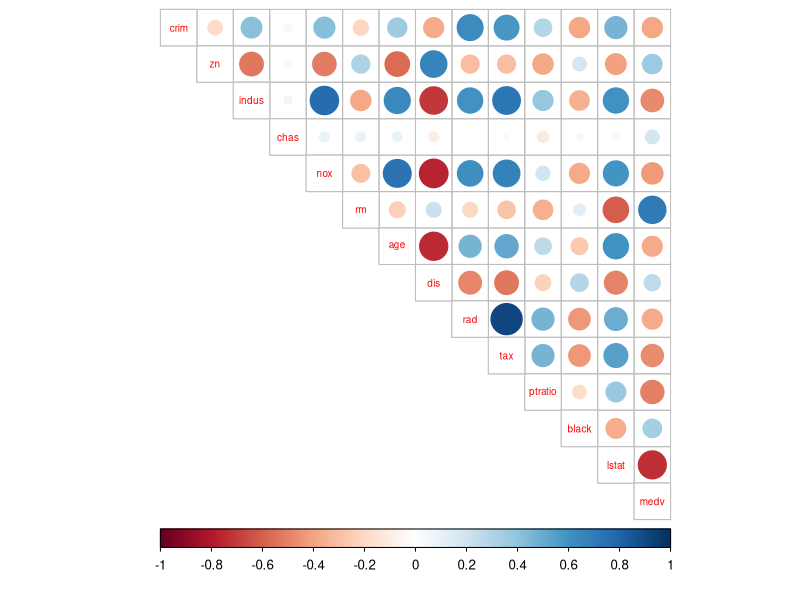
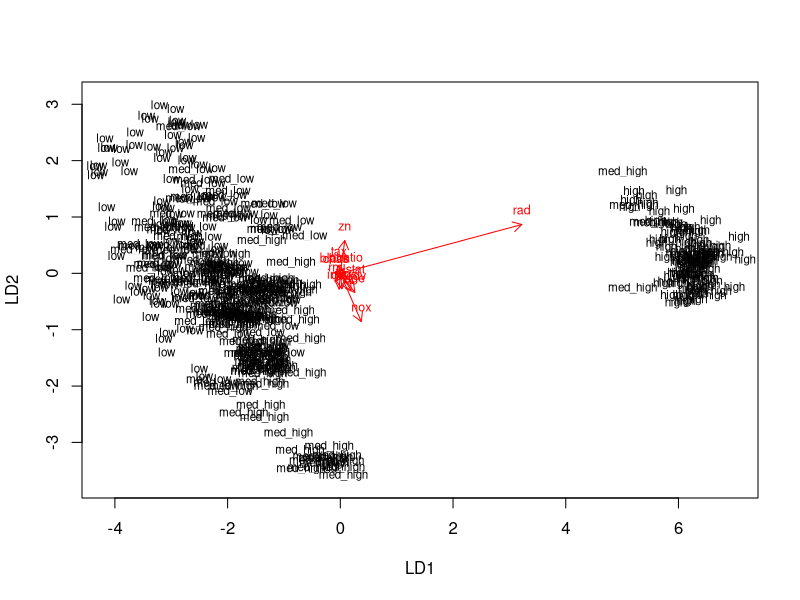
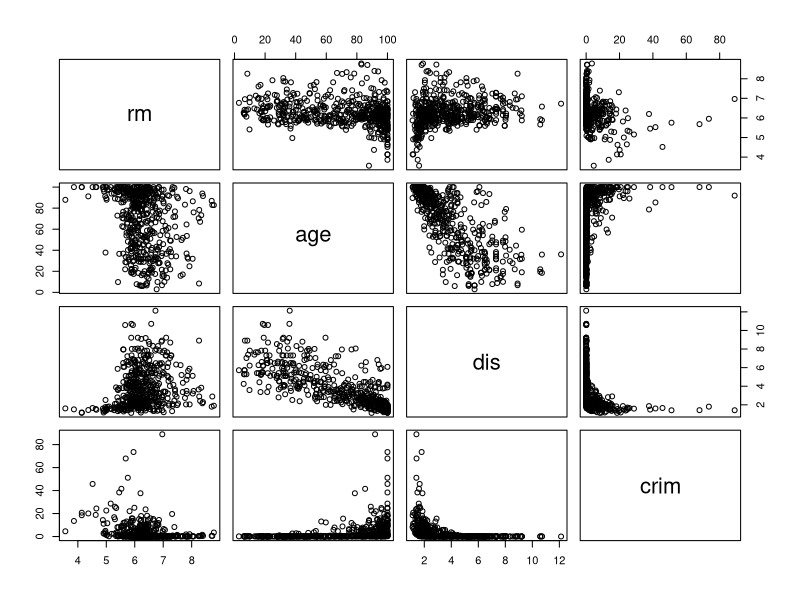
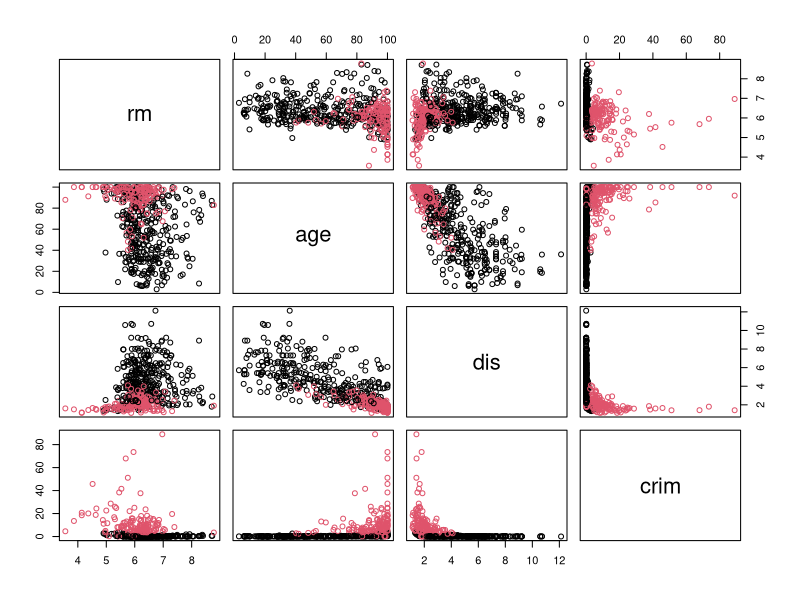
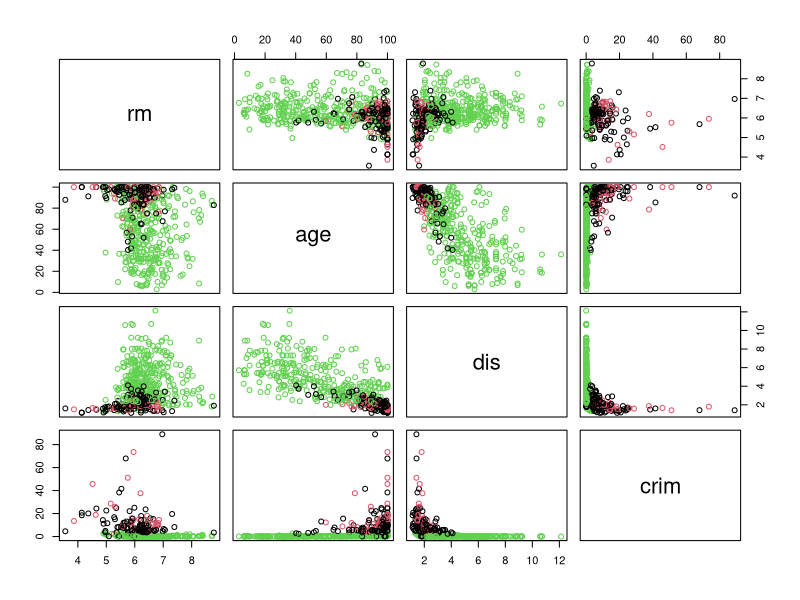
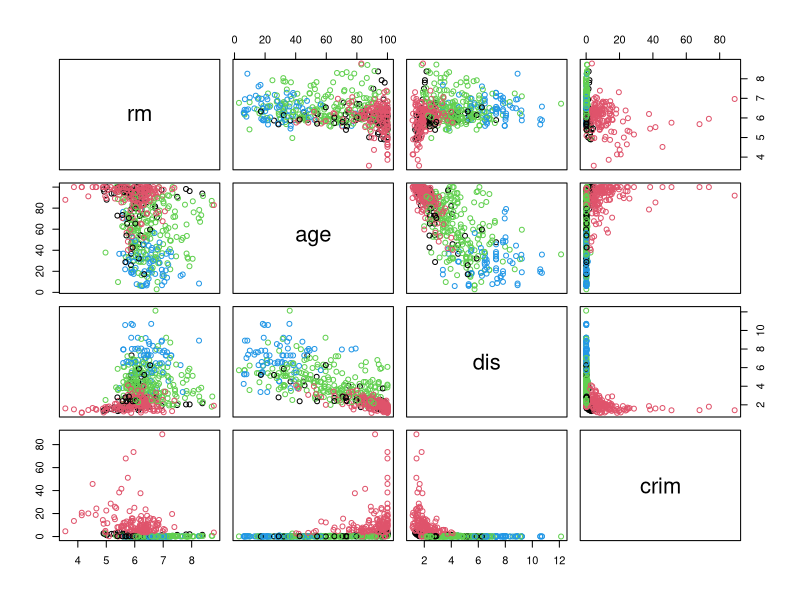
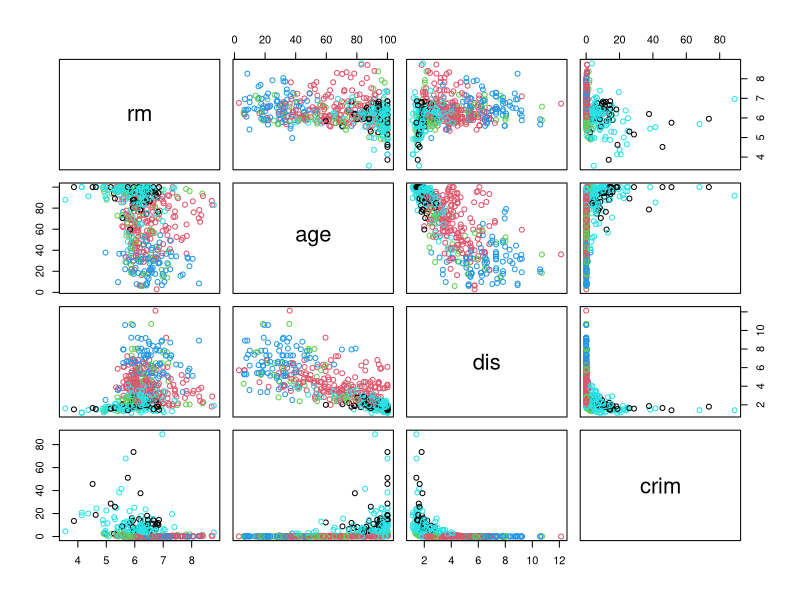

The R source for these figures, in order:
## ---- chunk 1
# Load libraries
library(tidyverse)
library(MASS)
library(corrplot)
## ---- chunk 2
data("Boston")
## ---- chunk 3
str(Boston)
dim(Boston)
## ---- chunk 4
# summarize variables
summary(Boston)

# calculate the correlation matrix and round it to see relationships between the variables
cor_matrix <- cor(Boston) %>% round(digits=2)

# visualize the correlation matrix
corrplot(cor_matrix, method="circle", type="upper", cl.pos = "b", tl.pos = "d", tl.cex = 0.6)

## ---- chunk 5
# center and standardize variables
boston_scaled <- Boston %>% scale()

# summary of the scaled variables
summary(boston_scaled)

# change the object to data frame
boston_scaled <- boston_scaled %>% as.data.frame()
## ---- chunk 6
# convert scaled crim into numerical
#boston_scaled$crim <- as.numeric(boston_scaled$crim)
# create a quantile vector of crim 
bins <- quantile(boston_scaled$crim)

# create a categorical variable 'crime'
values =c("low", "med_low", "med_high", "high")
crime <- cut(boston_scaled$crim, breaks = bins, include.lowest = TRUE, label= values)

# look at the table of the new factor crime
crime %>% table()

# remove original crim from the dataset
boston_scaled <- dplyr::select(boston_scaled, -crim)

# add the new categorical value to scaled data
boston_scaled <- data.frame(boston_scaled, crime)
## ---- chunk 7
# number of rows in the Boston dataset 
n <- nrow(boston_scaled)

# choose randomly 80% of the rows
ind <- sample(n,  size = n * 0.8)

# create train set
train <- boston_scaled[ind,]

# create test set 
test <- boston_scaled[-ind,]

## ---- chunk 8
# fit linear discriminant analysis with crime as the target and other variables as predictors
lda.fit <- lda(crime ~., data = train)

# print the lda.fit object
lda.fit

# the function for lda biplot arrows
lda.arrows <- function(x, myscale = 1, arrow_heads = 0.1, color = "red", tex = 0.75, choices = c(1,2)){
  heads <- coef(x)
  graphics::arrows(x0 = 0, y0 = 0, 
         x1 = myscale * heads[,choices[1]], 
         y1 = myscale * heads[,choices[2]], col=color, length = arrow_heads)
  text(myscale * heads[,choices], labels = row.names(heads), 
       cex = tex, col=color, pos=3)
}

# target classes as numeric
classes <- as.numeric(train$crime)

# plot the lda results 
plot(lda.fit, dimen = 2)
lda.arrows(lda.fit, myscale = 1)
## ---- chunk 9

# save the correct classes from test data
correct_classes <- test$crime

# remove the crime variable from test data
test <- dplyr::select(test, -crime)

# predict classes with test data
lda.pred <- predict(lda.fit, newdata = test)

# cross tabulate the results
table(correct = correct_classes, predicted = lda.pred$class)
## ---- chunk 10
data("Boston")

# scale and convert into data.frame
boston_scaled <- as.data.frame(scale(Boston))

# euclidean distance matrix
dist_eu <- dist(boston_scaled)

# look at the summary of the distances
summary(dist_eu)
## ---- chunk 11
# k-means clustering with clusters 1 to 5 and plotting
for (i in 1:5) {
  km <- kmeans(Boston, centers = i)
  pairs(Boston[, c("rm", "age", "dis", "crim")], col = km$cluster)
}
